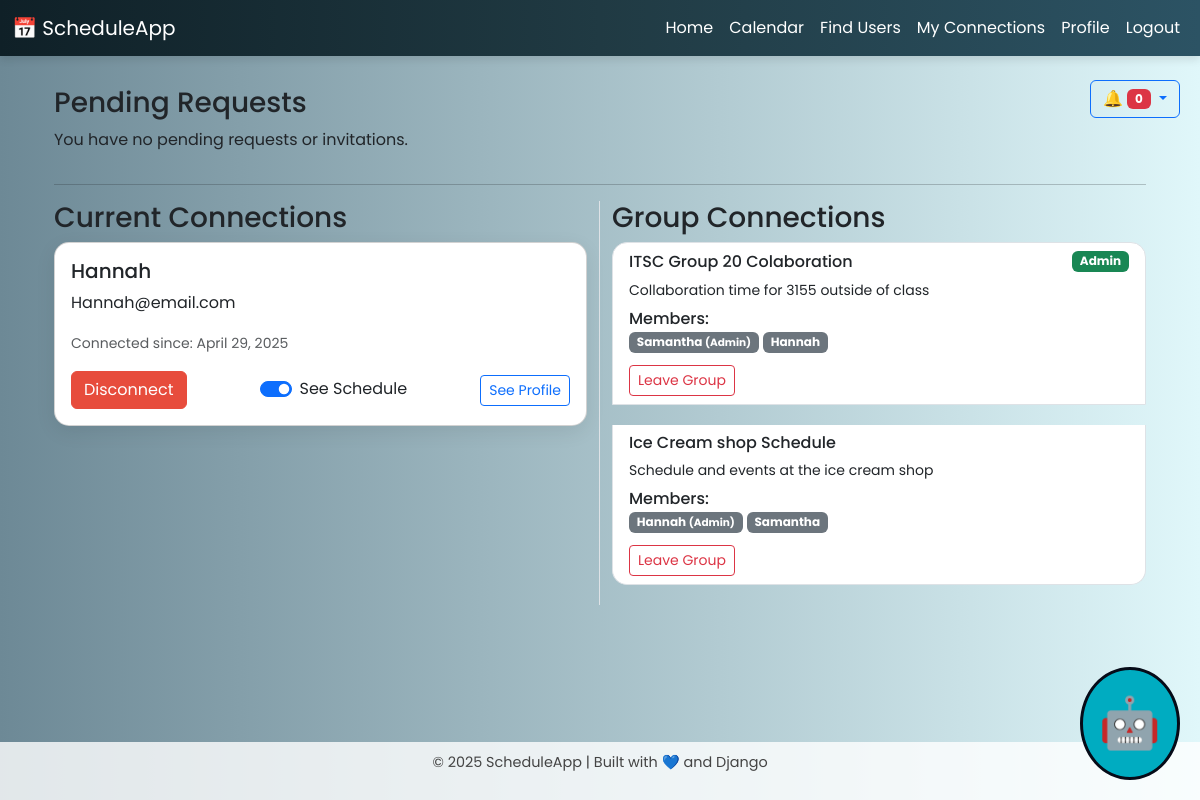
Screenshot of /schedules/my-connections/ (signed in) with the database file from the repository.
### schedules/models.py (models this page shows, shortened)
class Connection(models.Model):
    user = models.ForeignKey(User, on_delete=models.CASCADE, related_name='connections')
    connected_to = models.ForeignKey(User, on_delete=models.CASCADE, related_name='connected_by')
    created_at = models.DateTimeField(auto_now_add=True)
    share_schedule = models.BooleanField(default=False)  # Field to track schedule sharing
    class Meta:
        unique_together = ['user', 'connected_to']

class Group(models.Model):
    name = models.CharField(max_length=100)
    description = models.TextField(blank=True)
    creator = models.ForeignKey(User, on_delete=models.CASCADE, related_name='created_groups')
    created_at = models.DateTimeField(auto_now_add=True)

class GroupMembership(models.Model):
    group = models.ForeignKey(Group, on_delete=models.CASCADE, related_name='memberships')
    user = models.ForeignKey(User, on_delete=models.CASCADE, related_name='group_memberships')
    is_admin = models.BooleanField(default=False)
    joined_at = models.DateTimeField(auto_now_add=True)
    show_in_calendar = models.BooleanField(default=True)  # Controls visibility of group events in user's calendar
    class Meta:
        unique_together = ('group', 'user')

### schedules/views.py (the view)
# urls.py: path('my-connections/', views.my_connections, name='my_connections'),
@login_required
def my_connections(request):
    connections = Connection.objects.filter(user=request.user).select_related('connected_to')
    received_requests = ConnectionRequest.objects.filter(
        receiver=request.user,
        accepted=False
    ).select_related('sender')
    sent_requests = ConnectionRequest.objects.filter(
        sender=request.user,
        accepted=False
    ).select_related('receiver')
    group_memberships = GroupMembership.objects.filter(user=request.user).select_related('group', 'group__creator')
    groups = [membership.group for membership in group_memberships]
    pending_group_invitations = GroupInvitation.objects.filter(
        invited_user=request.user,
        status="pending"
    ).select_related('group', 'invited_by')
    return render(request, 'connections/my_connections.html', {
        'connections': connections,
        'received_requests': received_requests,
        'sent_requests': sent_requests,
        'groups': groups,  # Added groups
        'pending_group_invitations': pending_group_invitations,  # Added pending invitations
    })

### scheduling_app/templates/connections/my_connections.html (shortened to what this page needs)
{% extends 'schedules/base.html' %}
{% block content %}
<div class="container mt-4">
    <h3>Pending Requests</h3>
    <div class="row">
        {% if not received_requests and not pending_group_invitations %}
        <div class="col-12">
            <p>You have no pending requests or invitations.</p>
        </div>
        {% endif %}
    </div>
    <hr>
    <div class="row">
        <div class="col-md-6 border-end">
            <h3>Current Connections</h3>
            {% for connection in connections %}
            <div class="card-connection card mb-3">
                <div class="card-body">
                    <h5 class="card-title">{{ connection.connected_to.username }}</h5>
                    <p class="card-text">{{ connection.connected_to.email }}</p>
                    <p class="card-text"><small class="text-muted">Connected since: {{ connection.created_at|date }}</small></p>
                    <div class="d-flex justify-content-between align-items-center">
                        <form method="POST" action="{% url 'disconnect_user' connection.connected_to.id %}">
                            <button type="submit" class="btn btn-danger">Disconnect</button>
                        </form>
                        <form method="POST" action="{% url 'toggle_schedule_sharing' connection.id %}" style="display:inline;">
                            <div class="form-check form-switch">
                                <input class="form-check-input" type="checkbox" name="share_schedule"
                                       {% if connection.share_schedule %}checked{% endif %} onchange="this.form.submit()">
                                <label class="form-check-label">See Schedule</label>
                            </div>
                        </form>
                        <a href="{% url 'view_user_profile' connection.connected_to.id %}" class="btn btn-outline-primary btn-sm">See Profile</a>
                    </div>
                </div>
            </div>
            {% empty %}
            <p>You haven't connected with any users yet.</p>
            <a href="{% url 'user_search' %}" class="btn btn-primary">Find Users</a>
            {% endfor %}
        </div>
        <div class="col-md-6">
            <h3>Group Connections</h3>
            {% if groups %}
                <div class="list-group">
                    {% for group in groups %}
                    <div class="list-group-item">
                        <div class="d-flex justify-content-between align-items-center mb-2">
                            <h6 class="mb-0">{{ group.name }}</h6>
                            {% if group.creator.id == user.id %}
                                <span class="badge bg-success">Admin</span>
                            {% endif %}
                        </div>
                        <p class="mb-2 small">{{ group.description|truncatechars:100 }}</p>
                        <div class="mb-2">
                            <h6 class="mb-1">Members:</h6>
                            <div class="d-flex flex-wrap">
                                {% for membership in group.memberships.all %}
                                    <span class="badge bg-secondary me-1 mb-1">
                                        {{ membership.user.username }}
                                        {% if membership.is_admin %}
                                            <small>(Admin)</small>
                                        {% endif %}
                                    </span>
                                {% endfor %}
                            </div>
                        </div>
                        <div class="d-flex justify-content-between align-items-center">
                            <form method="post" action="{% url 'leave_group' group.id %}"
                                  onsubmit="return confirm('Are you sure you want to leave this group?')">
                                <button type="submit" class="btn btn-outline-danger btn-sm">Leave Group</button>
                            </form>
                        </div>
                    </div>
                    {% endfor %}
                </div>
            {% else %}
                <p>You are not a member of any groups yet.</p>
                <a href="{% url 'group_create' %}" class="btn btn-primary btn-sm">Create a Group</a>
            {% endif %}
        </div>
    </div>
</div>
{% endblock %}

### scheduling_app/templates/schedules/base.html (style rules this page uses)
body { font-family: 'Poppins', sans-serif; background: linear-gradient(to right, #6d8996, #e0f7fa); min-height: 100vh; padding-bottom: 60px; }
.container { margin-top: 30px; }
.card { border-radius: 15px; box-shadow: 0 6px 20px rgba(0, 0, 0, 0.08); }
.card-body { border-radius: 15px; }
.list-group { margin-bottom: 20px; border-radius: 15px; }
.list-group-item:not(:last-child) { margin-bottom: 20px; / }
.card-connection { display: flex; flex-direction: row; }
.btn-danger { background-color: #e74c3c; border-color: #e74c3c; }

### rows the page displays
Connection: connected_to.username "Hannah", connected_to.email "Hannah@email.com", created_at "April 29, 2025", share_schedule "☑"
Group: name "ITSC Group 20 Colaboration", shows "Admin", description "Collaboration time for 3155 outside of class"
GroupMembership: user.username "Samantha", is_admin "(Admin)"
GroupMembership: user.username "Hannah"
Group: name "Ice Cream shop Schedule", description "Schedule and events at the ice cream shop"
GroupMembership: user.username "Hannah", is_admin "(Admin)"
GroupMembership: user.username "Samantha"
